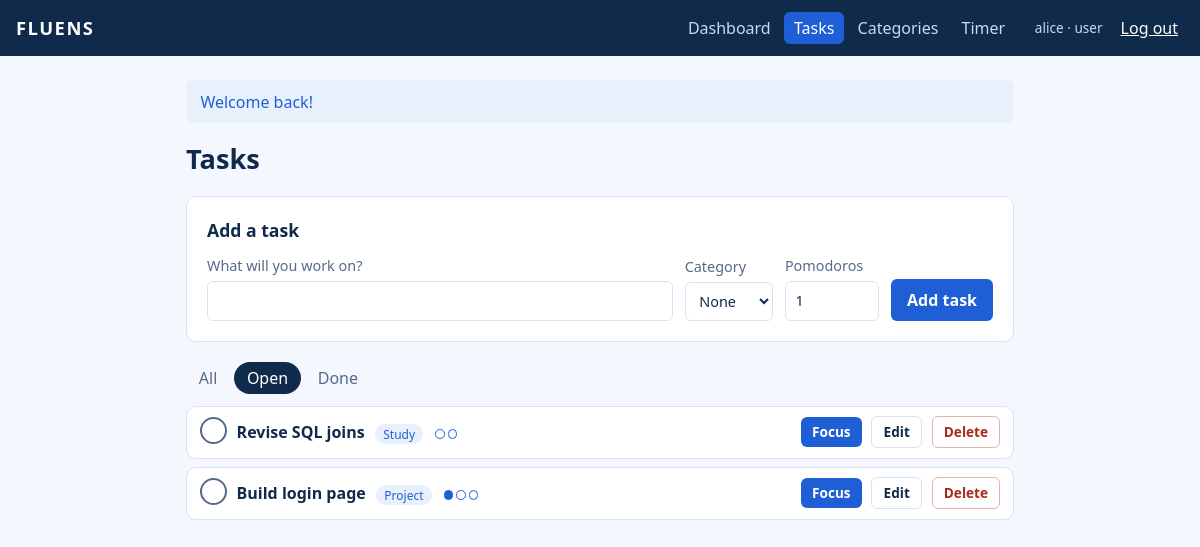
Screenshot of /index.php?page=tasks&status=open (signed in) with the database file from the repository.
### tables this page shows
CREATE TABLE tasks (
  id            INT UNSIGNED AUTO_INCREMENT PRIMARY KEY,
  user_id       INT UNSIGNED NOT NULL,
  category_id   INT UNSIGNED NULL,
  title         VARCHAR(120) NOT NULL,
  est_pomodoros TINYINT UNSIGNED NOT NULL DEFAULT 1,
  status        ENUM('open','done') NOT NULL DEFAULT 'open',
  created_at    TIMESTAMP DEFAULT CURRENT_TIMESTAMP,
  CONSTRAINT fk_tasks_user     FOREIGN KEY (user_id)     REFERENCES users(id)      ON DELETE CASCADE,
  CONSTRAINT fk_tasks_category FOREIGN KEY (category_id) REFERENCES categories(id) ON DELETE SET NULL
);

CREATE TABLE categories (
  id      INT UNSIGNED AUTO_INCREMENT PRIMARY KEY,
  user_id INT UNSIGNED NOT NULL,
  name    VARCHAR(40) NOT NULL,
  UNIQUE KEY uq_category_per_user (user_id, name),
  CONSTRAINT fk_categories_user FOREIGN KEY (user_id) REFERENCES users(id) ON DELETE CASCADE
);

### index.php (called while the page is built, shortened)
<?php
$routes = require __DIR__ . '/includes/routes.php';
$page  = $_GET['page'] ?? (current_user() ? 'dashboard' : 'login');
$route = $routes[$page] ?? null;
$pageFile = __DIR__ . '/pages/' . $route['file'] . '.php';
require $pageFile;
require __DIR__ . '/includes/layout.php';

### includes/helpers.php (called while the page is built, shortened)
<?php
function e(?string $value): string
{
    return htmlspecialchars((string) $value, ENT_QUOTES, 'UTF-8');
}
function url(string $page, array $params = []): string
{
    return 'index.php?' . http_build_query(['page' => $page] + $params);
}

### includes/auth.php (called while the page is built, shortened)
<?php
function user_id(): int
{
    return (int) ($_SESSION['user']['id'] ?? 0);
}

### includes/db.php (called while the page is built)
<?php
function db(): PDO
{
    static $pdo = null;
    if ($pdo === null) {
        $dsn = 'mysql:host=' . DB_HOST . ';dbname=' . DB_NAME . ';charset=utf8mb4';
        $pdo = new PDO($dsn, DB_USER, DB_PASS, [
            PDO::ATTR_ERRMODE            => PDO::ERRMODE_EXCEPTION,
            PDO::ATTR_DEFAULT_FETCH_MODE => PDO::FETCH_ASSOC,
            PDO::ATTR_EMULATE_PREPARES   => false,
        ]);
    }
    return $pdo;
}
function query(string $sql, array $params = []): PDOStatement
{
    $stmt = db()->prepare($sql);
    $stmt->execute($params);
    return $stmt;
}

### pages/tasks.php (the view, shortened to what this page needs)
<?php
$uid   = user_id();
$filter = in_array($_GET['status'] ?? '', ['open', 'done'], true) ? $_GET['status'] : 'all';
$sql    = "SELECT t.*, c.name AS category,
                  (SELECT COUNT(*) FROM pomodoro_sessions s
                    WHERE s.task_id = t.id AND s.type = 'focus') AS done_pomodoros
             FROM tasks t LEFT JOIN categories c ON c.id = t.category_id
            WHERE t.user_id = ?";
$params = [$uid];
if ($filter !== 'all') {
    $sql    .= ' AND t.status = ?';
    $params[] = $filter;
}
$tasks      = query($sql . " ORDER BY t.status = 'done', t.created_at DESC", $params)->fetchAll();
$editing    = isset($_GET['edit'])
    ? query('SELECT * FROM tasks WHERE id = ? AND user_id = ?', [(int) $_GET['edit'], $uid])->fetch()
    : false;
?>
<h1>Tasks</h1>
<section class="panel">
  <h2><?= $editing ? 'Edit task' : 'Add a task' ?></h2>
  <form method="post" class="inline-form">
    <label class="grow">What will you work on?
      <input name="title" required maxlength="120" value="<?= e($editing['title'] ?? '') ?>"></label>
    <label>Category
      <select name="category_id">
        <option value="">None</option>
      </select></label>
    <label>Pomodoros
      <input type="number" name="est_pomodoros" min="1" max="12" value="<?= (int) ($editing['est_pomodoros'] ?? 1) ?>"></label>
    <button class="btn"><?= $editing ? 'Save changes' : 'Add task' ?></button>
  </form>
</section>
<div class="tabs">
  <?php foreach (['all' => 'All', 'open' => 'Open', 'done' => 'Done'] as $key => $label): ?>
    <a href="<?= url('tasks', $key === 'all' ? [] : ['status' => $key]) ?>" <?= $filter === $key ? 'aria-current="true"' : '' ?>><?= $label ?></a>
  <?php endforeach; ?>
</div>
<?php if (!$tasks): ?>
  <p class="muted">No tasks here yet.</p>
<?php else: ?>
  <ul class="rows task-list">
    <?php foreach ($tasks as $t): ?>
      <li class="<?= $t['status'] === 'done' ? 'is-done' : '' ?>">
        <form method="post">
          <button class="check" aria-label="<?= $t['status'] === 'done' ? 'Mark as open' : 'Mark as done' ?>"><?= $t['status'] === 'done' ? '✓' : '' ?></button>
        </form>
        <div class="grow">
          <strong><?= e($t['title']) ?></strong>
          <?php if ($t['category']): ?><span class="tag"><?= e($t['category']) ?></span><?php endif; ?>
          <span class="dots" title="<?= (int) $t['done_pomodoros'] ?> of <?= (int) $t['est_pomodoros'] ?> pomodoros">
            <?php for ($i = 0; $i < $t['est_pomodoros']; $i++): ?><i class="<?= $i < $t['done_pomodoros'] ? 'on' : '' ?>"></i><?php endfor; ?>
          </span>
        </div>
        <?php if ($t['status'] === 'open'): ?>
          <a class="btn small" href="<?= url('timer', ['task' => $t['id']]) ?>">Focus</a>
        <?php endif; ?>
        <a class="btn small ghost" href="<?= url('tasks', ['edit' => $t['id']]) ?>">Edit</a>
        <form method="post" onsubmit="return confirm('Delete this task?')">
          <button class="btn small danger">Delete</button>
        </form>
      </li>
    <?php endforeach; ?>
  </ul>
<?php endif; ?>

### assets/style.css (style rules this page uses)
:root { --bg: #f4f8fe; --surface: #fff; --ink: #0f2a4a; --muted: #55698a; --line: #d6e2f2; --focus: #1f5fd6; --focus-soft: #6aa3f5; --short: #0f9bb8; --long: #3a3fb5; --danger: #a8281a; --tint: #e8f0fc; --radius: 10px; }
* { box-sizing: border-box; }
body { margin: 0; background: var(--bg); color: var(--ink); font: 16px/1.5 system-ui, "Segoe UI", Roboto, sans-serif; }
a { color: var(--focus); }
h1 { font-size: 1.7rem; margin: 0 0 1rem; }
h2 { font-size: 1.1rem; margin: 0 0 .75rem; }
.panel { background: var(--surface); border: 1px solid var(--line); border-radius: var(--radius); padding: 1.25rem; margin-bottom: 1.25rem; }
label { display: grid; gap: .25rem; font-size: .9rem; color: var(--muted); }
input, select { font: inherit; padding: .5rem .6rem; border: 1px solid var(--line); border-radius: 6px; background: #fff; color: var(--ink); }
.inline-form { display: flex; flex-wrap: wrap; gap: .75rem; align-items: end; margin: 0; }
.grow { flex: 1 1 200px; }
.btn { display: inline-block; font: inherit; font-weight: 600; padding: .55rem 1rem; border: 0; border-radius: 6px; background: var(--focus); color: #fff; text-decoration: none; cursor: pointer; }
.btn.ghost { background: transparent; color: var(--ink); border: 1px solid var(--line); }
.btn.danger { background: transparent; color: var(--danger); border: 1px solid #e3b5ae; }
.btn.small { padding: .3rem .7rem; font-size: .85rem; }
.rows { list-style: none; margin: 0; padding: 0; display: grid; gap: .5rem; }
.rows li { display: flex; align-items: center; gap: .6rem; background: var(--surface); border: 1px solid var(--line); border-radius: var(--radius); padding: .6rem .8rem; flex-wrap: wrap; }
.rows form { margin: 0; }
.tag { font-size: .75rem; background: var(--tint); color: var(--focus); padding: .1rem .5rem; border-radius: 99px; margin-left: .4rem; }
.check { width: 1.7rem; height: 1.7rem; border-radius: 50%; border: 2px solid var(--muted); background: #fff; color: #fff; cursor: pointer; font-size: .9rem; line-height: 1; }
.dots { display: inline-flex; gap: 3px; margin-left: .5rem; vertical-align: middle; }
.dots i { width: .6rem; height: .6rem; border-radius: 50%; border: 1.5px solid var(--focus); }
.dots i.on { background: var(--focus); }
.tabs { display: flex; gap: .25rem; margin-bottom: .75rem; }
.tabs a { padding: .25rem .8rem; border-radius: 99px; text-decoration: none; color: var(--muted); }
.tabs a[aria-current] { background: var(--ink); color: #fff; }

### rows the page displays
tasks: title "Revise SQL joins", category.name "Study", est_pomodoros 2 (drawn)
tasks: title "Build login page", category.name "Project"

### other values shown
$route['nav'] "Dashboard"
$route['nav'] "Tasks"
$route['nav'] "Categories"
$route['nav'] "Timer"
$user['username'] "alice"
$user['role'] "user"
$f['message'] "Welcome back!"
$label "All"
$label "Open"
$label "Done"
